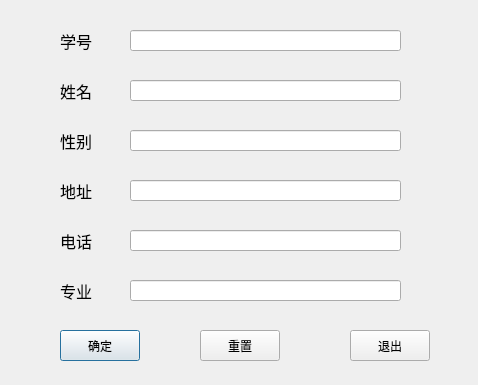
<?xml version="1.0" encoding="UTF-8"?>
<ui version="4.0">
 <class>insert_Dialog</class>
 <widget class="QDialog" name="insert_Dialog">
  <property name="geometry">
   <rect>
    <x>0</x>
    <y>0</y>
    <width>478</width>
    <height>385</height>
   </rect>
  </property>
  <property name="windowTitle">
   <string>Dialog</string>
  </property>
  <widget class="QLabel" name="label">
   <property name="geometry">
    <rect>
     <x>60</x>
     <y>20</y>
     <width>71</width>
     <height>41</height>
    </rect>
   </property>
   <property name="font">
    <font>
     <pointsize>12</pointsize>
    </font>
   </property>
   <property name="text">
    <string>学号</string>
   </property>
  </widget>
  <widget class="QLabel" name="label_2">
   <property name="geometry">
    <rect>
     <x>60</x>
     <y>70</y>
     <width>71</width>
     <height>41</height>
    </rect>
   </property>
   <property name="font">
    <font>
     <pointsize>12</pointsize>
    </font>
   </property>
   <property name="text">
    <string>姓名</string>
   </property>
  </widget>
  <widget class="QLabel" name="label_3">
   <property name="geometry">
    <rect>
     <x>60</x>
     <y>120</y>
     <width>71</width>
     <height>41</height>
    </rect>
   </property>
   <property name="font">
    <font>
     <pointsize>12</pointsize>
    </font>
   </property>
   <property name="text">
    <string>性别</string>
   </property>
  </widget>
  <widget class="QLabel" name="label_4">
   <property name="geometry">
    <rect>
     <x>60</x>
     <y>170</y>
     <width>71</width>
     <height>41</height>
    </rect>
   </property>
   <property name="font">
    <font>
     <pointsize>12</pointsize>
    </font>
   </property>
   <property name="text">
    <string>地址</string>
   </property>
  </widget>
  <widget class="QLabel" name="label_5">
   <property name="geometry">
    <rect>
     <x>60</x>
     <y>220</y>
     <width>71</width>
     <height>41</height>
    </rect>
   </property>
   <property name="font">
    <font>
     <pointsize>12</pointsize>
    </font>
   </property>
   <property name="text">
    <string>电话</string>
   </property>
  </widget>
  <widget class="QLabel" name="label_6">
   <property name="geometry">
    <rect>
     <x>60</x>
     <y>270</y>
     <width>71</width>
     <height>41</height>
    </rect>
   </property>
   <property name="font">
    <font>
     <pointsize>12</pointsize>
    </font>
   </property>
   <property name="text">
    <string>专业</string>
   </property>
  </widget>
  <widget class="QLineEdit" name="id">
   <property name="geometry">
    <rect>
     <x>130</x>
     <y>30</y>
     <width>271</width>
     <height>21</height>
    </rect>
   </property>
  </widget>
  <widget class="QLineEdit" name="name">
   <property name="geometry">
    <rect>
     <x>130</x>
     <y>80</y>
     <width>271</width>
     <height>21</height>
    </rect>
   </property>
  </widget>
  <widget class="QLineEdit" name="sex">
   <property name="geometry">
    <rect>
     <x>130</x>
     <y>130</y>
     <width>271</width>
     <height>21</height>
    </rect>
   </property>
  </widget>
  <widget class="QLineEdit" name="adress">
   <property name="geometry">
    <rect>
     <x>130</x>
     <y>180</y>
     <width>271</width>
     <height>21</height>
    </rect>
   </property>
  </widget>
  <widget class="QLineEdit" name="phone">
   <property name="geometry">
    <rect>
     <x>130</x>
     <y>230</y>
     <width>271</width>
     <height>21</height>
    </rect>
   </property>
  </widget>
  <widget class="QLineEdit" name="major">
   <property name="geometry">
    <rect>
     <x>130</x>
     <y>280</y>
     <width>271</width>
     <height>21</height>
    </rect>
   </property>
  </widget>
  <widget class="QPushButton" name="ok">
   <property name="geometry">
    <rect>
     <x>60</x>
     <y>330</y>
     <width>80</width>
     <height>31</height>
    </rect>
   </property>
   <property name="text">
    <string>确定</string>
   </property>
  </widget>
  <widget class="QPushButton" name="clear_data">
   <property name="geometry">
    <rect>
     <x>200</x>
     <y>330</y>
     <width>80</width>
     <height>31</height>
    </rect>
   </property>
   <property name="text">
    <string>重置</string>
   </property>
  </widget>
  <widget class="QPushButton" name="exit">
   <property name="geometry">
    <rect>
     <x>350</x>
     <y>330</y>
     <width>80</width>
     <height>31</height>
    </rect>
   </property>
   <property name="text">
    <string>退出</string>
   </property>
  </widget>
 </widget>
 <resources/>
 <connections/>
</ui>
